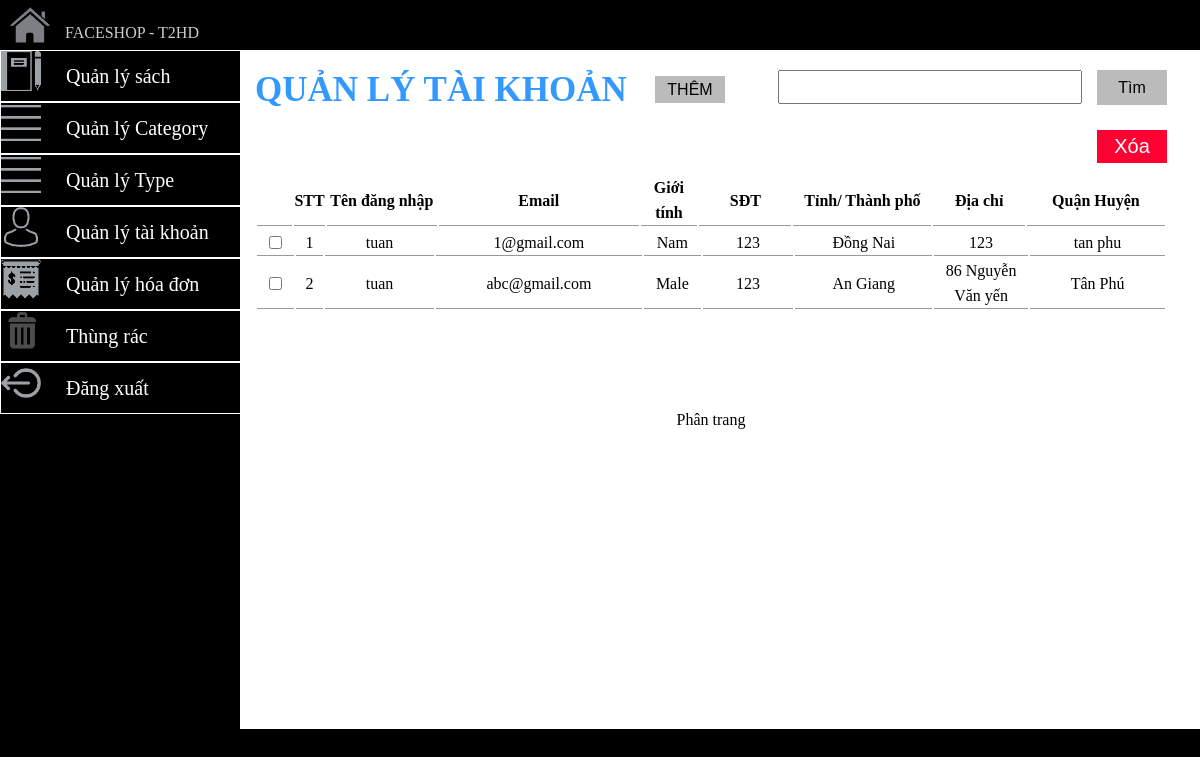
The app's page /admin/index.php?admin=manage_account (signed in), older data.
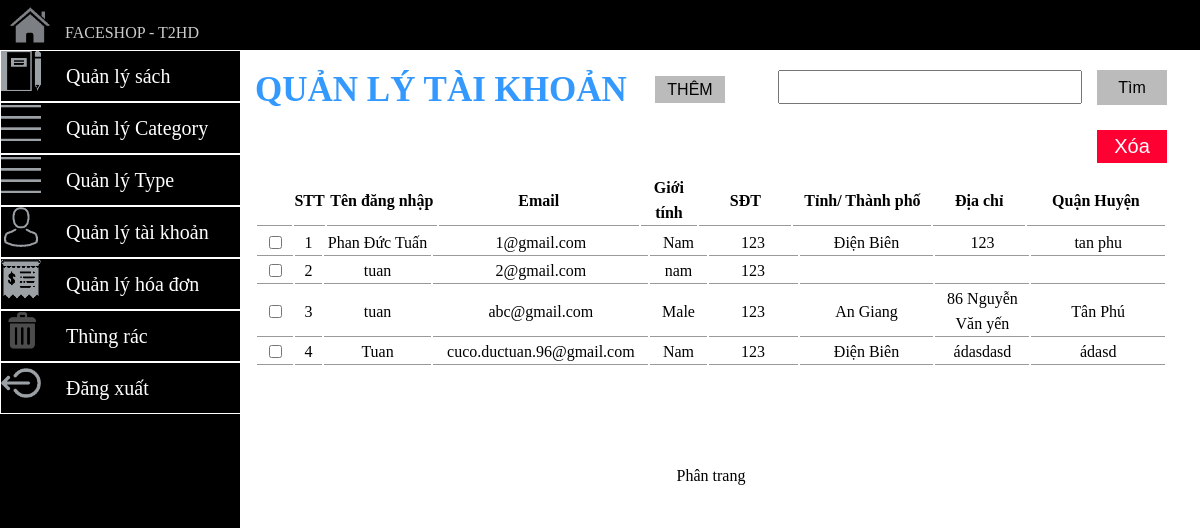
The same page, newer data.
### tables this page shows
CREATE TABLE `account` (
  `email` varchar(200) NOT NULL,
  `pass` varchar(1000) NOT NULL,
  `name` varchar(200) NOT NULL COMMENT 'họ tên',
  `sex` varchar(100) NOT NULL COMMENT ' giới tính',
  `tel` int(11) NOT NULL COMMENT 'sdt',
  `idcity` int(200) NOT NULL COMMENT 'id tỉnh thành',
  `district` varchar(200) NOT NULL COMMENT 'quận huyện',
  `address` varchar(1000) NOT NULL COMMENT 'địa chỉ',
  `checkDelete` int(11) NOT NULL DEFAULT '0' COMMENT 'xóa thì thành 1'
);

CREATE TABLE `city` (
  `idcity` int(11) NOT NULL,
  `name` varchar(50) NOT NULL
);

### admin/view/admin_account.php (the view, shortened to what this page needs)
<!DOCTYPE html PUBLIC "-//W3C//DTD XHTML 1.0 Transitional//EN" "http://www.w3.org/TR/xhtml1/DTD/xhtml1-transitional.dtd">
<html xmlns="http://www.w3.org/1999/xhtml">
<head>
    <link href="css/admin_account.css" rel="stylesheet" type="text/css"/>
</head>
<body>
<div id="manage_account">
    <div id="head_account"></div>
    <div id="h1">
        <h1>QUẢN LÝ TÀI KHOẢN</h1>
        <form id="f1" action="index.php?admin=manage_account_insert" method="post">
            <button type="submit">THÊM</button>
        </form>
        <form id="f2" action="" method="post">
            <input type="text" name="find"/>
            <button>Tìm</button>
        </form>
    </div>
    <form action="index.php?admin=manage_account" method="post">
        <input type="submit" value="Xóa" name="save" id="save"/>
    <table width="100%">
        <tr id="tt">
                <th id="delete"></th>
            <th id="stt">STT</td>
            <th id="name">Tên đăng nhập</th>
            <th id="email">Email</th>
            <th id="sex">Giới tính</th>
            <th id="tel">SĐT</th>
            <th id="city">Tỉnh/ Thành phố</th>
            <th id="address">Địa chỉ</th>
            <th id="district">Quận Huyện</th>
        </tr>
    </table>
    <div id="main_manage_account">
        <table>
            <?php
            $sql="select * from account WHERE checkDelete=0";
            $kq=mysql_query($sql);
            $i=0;
            while($d=mysql_fetch_array($kq)){?>
                <tr>
                 <?php
                    if($d['checkDelete']==0){
                        echo '<td id="delete"><input type="checkbox" name="delete[]" value="'.$d['email'].'"/></td>';
                    }
                    ?>
                    <td id="stt"><?php echo ++$i;?></td>
                    <td id="name"><?php echo $d['name']; ?> </td>
                    <td id="email"><?php echo $d['email'] ?></td>
                    <td id="sex"><?php echo $d['sex'] ?></td>
                    <td id="tel"><?php echo $d['tel'];?></td>
                    <?php
                    $idcity = $d['idcity'];
                    $sqlcity = "select * from city WHERE idcity=$idcity";
                    $kqcity = mysql_query($sqlcity);
                    $dcity = mysql_fetch_array($kqcity);
                    ?>
                    <td id="city"><?php echo $dcity['name'] ?></td>
                    <td id="address"><?php echo $d['address'] ?></td>
                    <td id="district"><?php echo $d['district'] ?></td>
                </tr>
                <?php
            }
            ?>
        </table>
        </form>
    </div>
    <center><p>Phân trang</p></center>
</div>
</body>
</html>

Row changes from the older to the newer data that the page shows:
changed account "1@gmail.com": name "tuan" → "Phan Đức Tuấn"; idcity.name "Đồng Nai" → "Điện Biên"
now on this page (row edited): account: name "tuan", email "2@gmail.com", sex "nam", tel "123"
added account: name "Tuan", email "cuco.ductuan.96@gmail.com", sex "Nam", tel "123", idcity.name "Điện Biên", address "ádasdasd", district "ádasd"
